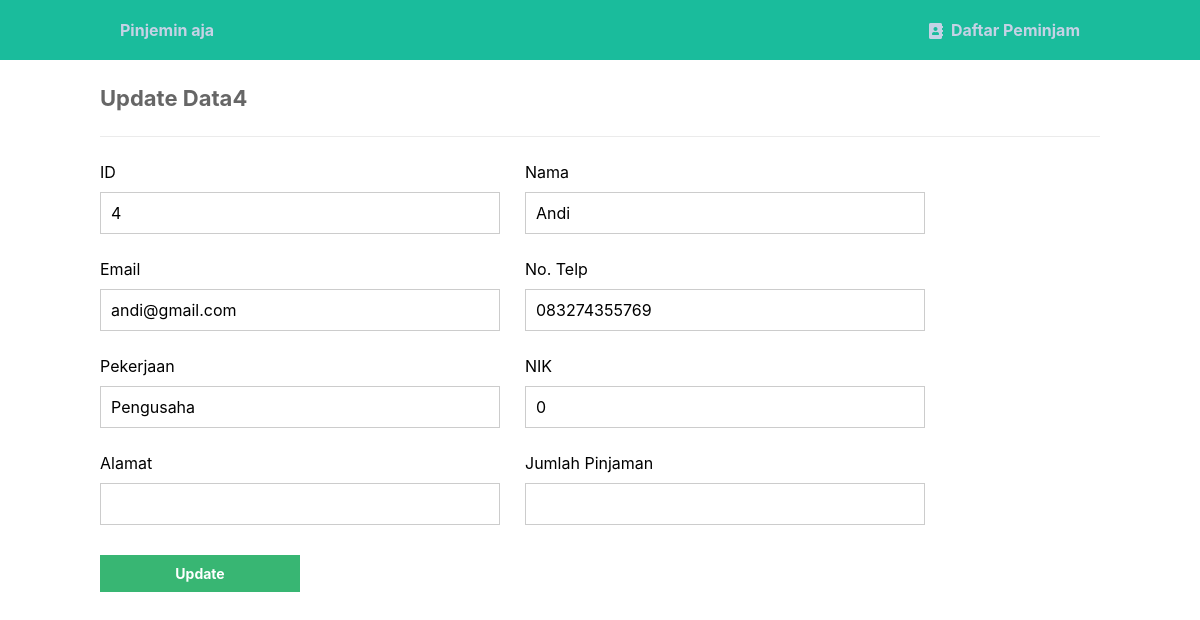
Screenshot of /table_pinjem/update.php?id=4 with the database file from the repository.
### tables this page shows
CREATE TABLE `kontak` (
  `id` int(11) NOT NULL,
  `nama` varchar(50) NOT NULL,
  `email` varchar(50) NOT NULL,
  `notelp` varchar(30) NOT NULL,
  `pekerjaan` varchar(50) NOT NULL,
  `nik` varchar(16) NOT NULL,
  `alamat` varchar(255) NOT NULL,
  `pinjaman` varchar(255) NOT NULL
);

### table_pinjem/update.php (the view, shortened to what this page needs)
<?php
include 'functions.php';
$pdo = pdo_connect_mysql();
if (isset($_GET['id'])) {
    $stmt = $pdo->prepare('SELECT * FROM kontak WHERE id = ?');
    $stmt->execute([$_GET['id']]);
    $contact = $stmt->fetch(PDO::FETCH_ASSOC);
} else {
    exit('No ID specified!');
}
?>
<?= template_header('Read') ?>
<div class="content update">
    <h2>Update Data<?= $contact['id'] ?></h2>
    <form action="update.php?id=<?= $contact['id'] ?>" method="post">
        <label for="id">ID</label>
        <label for="nama">Nama</label>
        <input type="text" name="id" value="<?= $contact['id'] ?>" id="id">
        <input type="text" name="nama" value="<?= $contact['nama'] ?>" id="nama">
        <label for="email">Email</label>
        <label for="notelp">No. Telp</label>
        <input type="text" name="email" value="<?= $contact['email'] ?>" id="email">
        <input type="text" name="notelp" value="<?= $contact['notelp'] ?>" id="notelp">
        <label for="pekerjaan">Pekerjaan</label>
        <label for="nik">NIK</label>
        <input type="text" name="pekerjaan" value="<?= $contact['pekerjaan'] ?>" id="title">
        <input type="number" name="nik" value="<?= $contact['nik'] ?>" id="nik">
        <label for="alamat">Alamat</label>
        <label for="pinjaman">Jumlah Pinjaman</label>
        <input type="text" name="alamat" value="<?= $contact['alamat'] ?>" id="alamat">
        <input type="number" name="pinjaman" value="<?= $contact['pinjaman'] ?>" id="pinjaman">
        <input type="submit" value="Update">
    </form>
</div>
<?= template_footer() ?>

### table_pinjem/style.css (style rules this page uses)
* { box-sizing: border-box; font-family: -apple-system, BlinkMacSystemFont, "segoe ui", roboto, oxygen, ubuntu, cantarell, "fira sans", "droid sans", "helvetica neue", Arial, sans-serif; font-size: 16px; -webkit-font-smoothing: antialiased; -moz-osx-font-smoothing: grayscale; }
body { background-color: #FFFFFF; margin: 0; }
.content { width: 1000px; margin: 0 auto; }
.content h2 { margin: 0; padding: 25px 0; font-size: 22px; border-bottom: 1px solid #ebebeb; color: #666666; }
.update form { padding: 15px 0; display: flex; flex-flow: wrap; }
.update form label { display: inline-flex; width: 400px; padding: 10px 0; margin-right: 25px; }
.update form input { padding: 10px; width: 400px; margin-right: 25px; margin-bottom: 15px; border: 1px solid #cccccc; }
.update form input[type="submit"] { display: block; background-color: #38b673; border: 0; font-weight: bold; font-size: 14px; color: #FFFFFF; cursor: pointer; width: 200px; margin-top: 15px; }

### rows the page displays
kontak: id "4", nama "Andi", email "andi@gmail.com", notelp "083274355769", pekerjaan "Pengusaha", nik "0"
